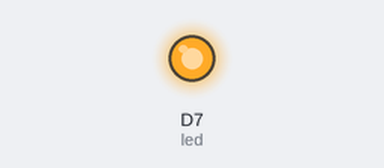
Simulated run of this sketch. Board: Particle Photon. Shown: output pins drawn as LEDs (lit = HIGH). Random numbers use the default seed unless the sketch sets one.

Above: at 3.0 s.
At 9.0 s:
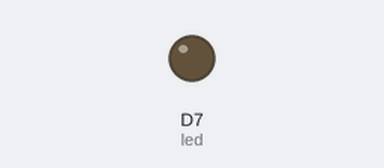
Timing chart, 0 to 15.6 s (numbered marks = the images above):
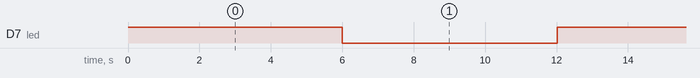

Measured:
- by itself, D7 (led): alternates HIGH for 6.0 s and LOW for 6.0 s

The sketch:

gcp.ino
```cpp
/*
 * Project gcp
 * Description:
 * Author:
 * Date:
 */

const int led = D7;
const int publishInterval = 12000;
int timesCalled = 0;
int randomNum;
// setup() runs once, when the device is first turned on.
void setup() {
  // Put initialization like pinMode and begin functions here.
  pinMode(led,OUTPUT);
}

// loop() runs over and over again, as quickly as it can execute.
void loop() {
  // The core of your code will likely live here.
  digitalWrite(led, HIGH);
  delay(publishInterval/2);
  digitalWrite(led,LOW);
  delay(publishInterval/2);
  timesCalled++;
  randomNum = random();
  String data = String::format("{\"nuTimes\" : %d, \"randomNum\": %d}",timesCalled,randomNum);

  Particle.publish("mygcp", data, PRIVATE);
}
```
